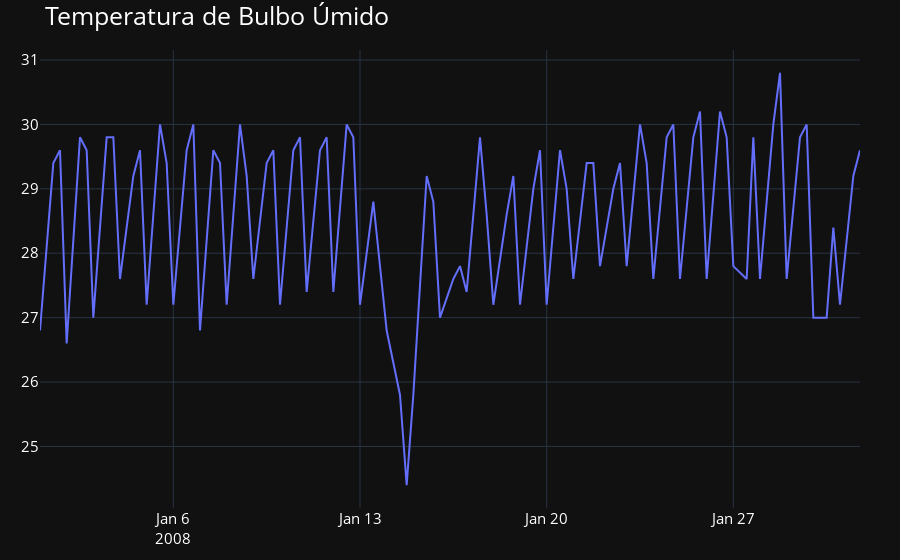

Here is the notebook cell this chart was saved with:
### Code cell
#Usando templates do plotly
fig = go.Figure([go.Scatter(x=df['2008-01'].index, y=df['TempBulboSeco']['2008-01'])])
fig.update_layout(title="Temperatura de Bulbo Úmido",
                    template = 'plotly_dark',               #Template      
                    margin = dict(l=40,r=40,t=50,b=40),
                    font =dict(
                            color = 'white',
                            size=18
                    ),
                    yaxis = dict(
                        tickfont = dict(size=15)        
                    ),
                    xaxis = dict(
                        tickfont = dict(size=15)        
                    )
                )
fig.show()
